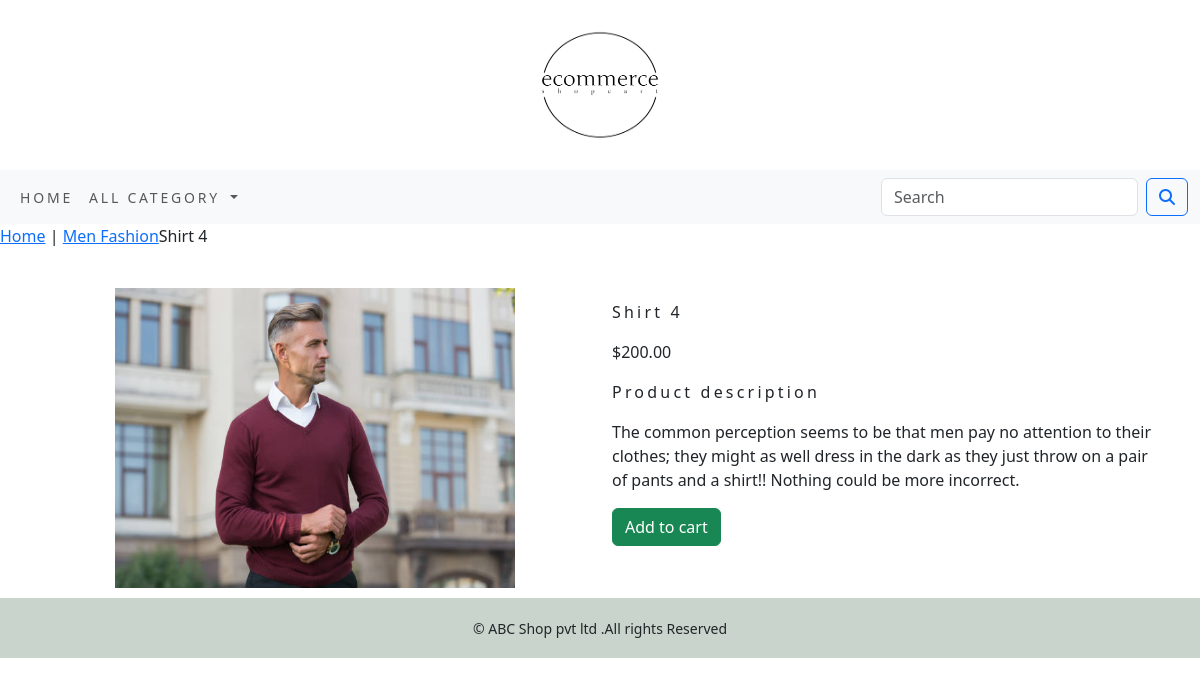
The page /ecommerce_app/men-fashion/shirt-4/ on the database its author committed.
### ecommerce_app/models.py (models this page shows, shortened)
class Product(models.Model):
     name=models.CharField(max_length=250,unique=True)
     slug=models.SlugField(max_length=250,unique=True)
     description=models.TextField(blank=True)
     price=models.DecimalField(max_digits=10,decimal_places=2)
     category=models.ForeignKey(Category,on_delete=models.CASCADE)
     image=models.ImageField(upload_to='product',blank=True)
     stock=models.IntegerField()
     available=models.BooleanField(default=True)
     created=models.DateTimeField(auto_now_add=True)
     updated=models.DateTimeField(auto_now=True)
     def get_url(self):
         return reverse('ecommerce_app:proCatdetail',args=[self.category.slug,self.slug])
     class Meta:
         ordering=('name',)
         verbose_name='product'
         verbose_name_plural='products'

class Category(models.Model):
     name=models.CharField(max_length=250,unique=True)
     slug=models.SlugField(max_length=250,unique=True)
     description=models.TextField(blank=True)
     image=models.ImageField(upload_to='category',blank=True)
     class Meta:
         ordering=('name',)
         verbose_name='category'
         verbose_name_plural='categories'
     def get_url(self):
          return reverse('ecommerce_app:products_by_category',args=[self.slug])
     def __str__(self):
         return '{}'.format(self.name)

### ecommerce_app/views.py (the view)
# urls.py: path('<slug:c_slug>/<slug:product_slug>/', views.productDetails,name='proCatdetail'),
def productDetails(request,c_slug,product_slug):
    try:
        product=Product.objects.get(category__slug=c_slug,slug=product_slug)
    except Exception as e:
        raise e
    return render(request,'product.html',{'product':product})

### cart_app/context_processors.py (called while the page is built)
def counter(request):
     item_count=0
     if 'admin' in request.path:
          return {}
     else:
          try:
               cart=Cart.objects.filter(cart_id=_cart_id(request))
               cart_items=CartItem.objects.all().filter(cart=cart[:1])
               for cart_item in cart_items:
                    item_count += cart_item.quantity
          except Cart.DoesNotExist:
               item_count = 0
     return dict(item_count=item_count)

### cart_app/views.py (called while the page is built)
def _cart_id(request):
    cart=request.session.session_key
    if not cart:
        cart=request.session.create()
    return cart

### ecommerce_app/context_processors.py (called while the page is built)
def menu_links(request):
    links=Category.objects.all()
    return dict(links=links)

### templates/product.html (shortened to what this page needs)
{% extends 'base.html' %}
{% load static %}
{% block content %}
        <div class="row my_pro_row_class">
            <div class="mx_auto">
                <p><a href="{% url 'ecommerce_app:allProCat' %}">Home</a> | <a href="{{product.get_url}}">{{product.category}}</a>{{product.name}}</p>
            </div>
        </div>
<div class="container">
<br>
<div class="row" style="padding-bottom:10px ">
    <div class="col-12 col-sm-12 col-md-12 col-lg-6 text-center">
        <div style="min-width:18rem;">
            <img src="{{product.image.url}}" alt="{{product.name }} image" width="400" height="300" class="product_image">
        </div>
    </div>
        <div class="col-12 col-sm-12 col-md-12 col-lg-6">
            <h1 class="my_prod_title">{{product.name}}</h1>
            <p>${{product.price}}</p>
            <p class="my_title">Product description</p>
            <p class="text-justify my_prod_text">{{product.description}}</p>
            {% if product.stock <= 0 %}
            <p class="text-justify my_prod_text"><b>Out of Stock</b></p>
            {% else %}
            <a class="btn btn-success" href="{% url 'cart_app:add_cart' product.id %}">Add to cart</a>
            {% endif %}
        </div>
    </div>
</div>
{% endblock %}

### static/css/custom.css (style rules this page uses)
.my_title { font-size:16px; text_transform:uppercase; letter-spacing:.2em; }
.my_prod_title { font-size:16px; letter-spacing:.2em; text-trasnform:uppercase; padding-top:15px; padding-bottom:10px; }
.product_image { padding_bottm:10px; }

### rows shown on the page
Product: category "Men Fashion", name "Shirt 4", image (picture), price "200.00", description "The common perception seems to be that men pay no attention to their clothes; they might as well dress in the dark as they just throw on a pair of pants and a shirt!! Nothing could be more incorrect."
